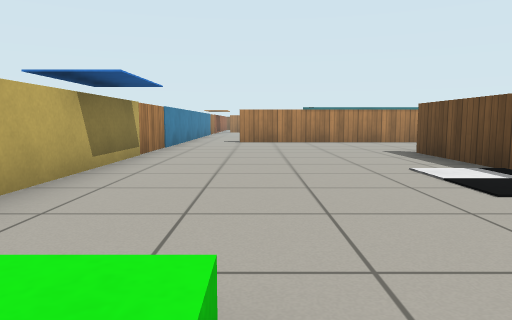
View 1 (above)

15 first-person views from a walk through a world built for the Gazebo simulator. The camera is 0.64 m above the floor, tilts 6° down and sees 70° across. Floor lines are 1 m apart. The floor is counted in squares, 1 m on a side. Each view is taken from the middle of a square. On the plan, view 1 faces up. The plan holds only what a view shows up to about 10 squares ahead; the rest is blank. Simple patterns stand in for the simulator's built-in surfaces.

View 2
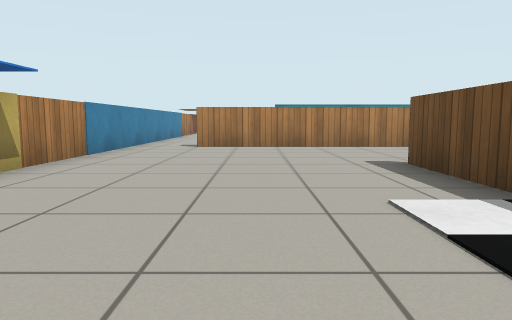

View 3
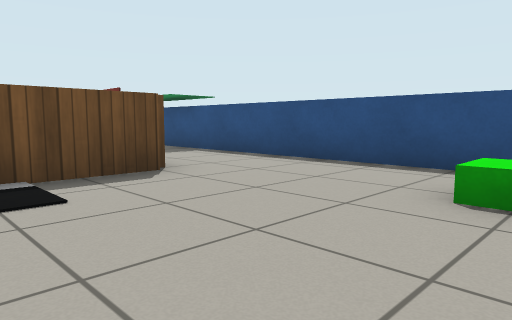

View 4
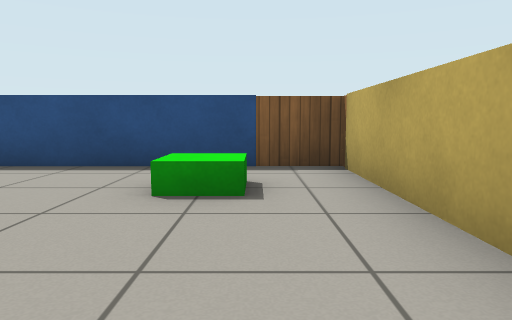

View 5
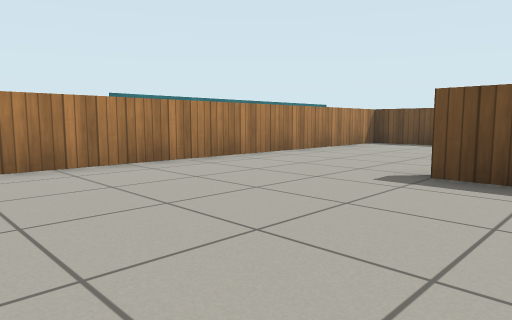

View 6
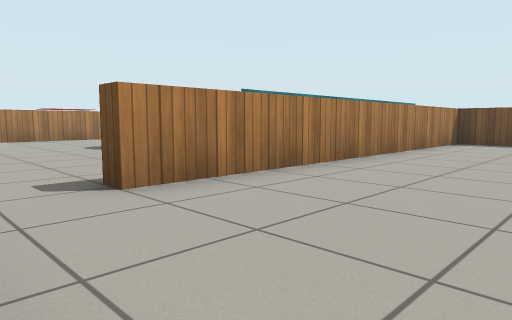

View 7
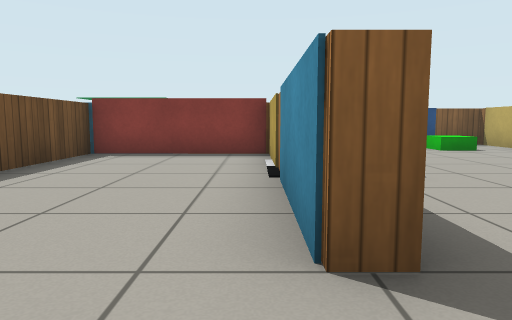

View 8
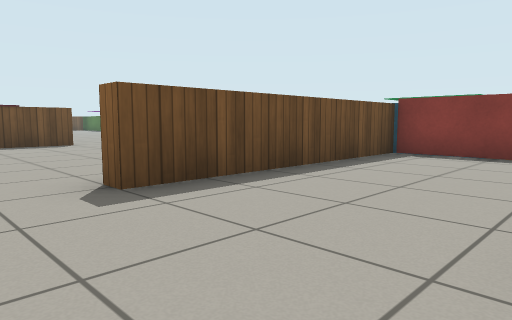

View 9
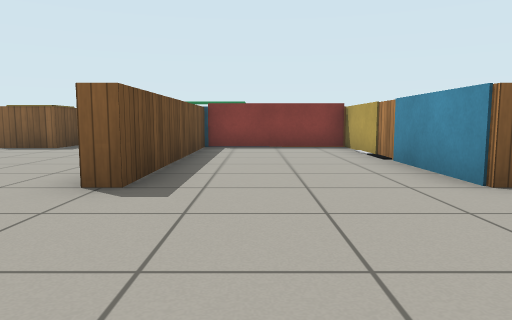

View 10
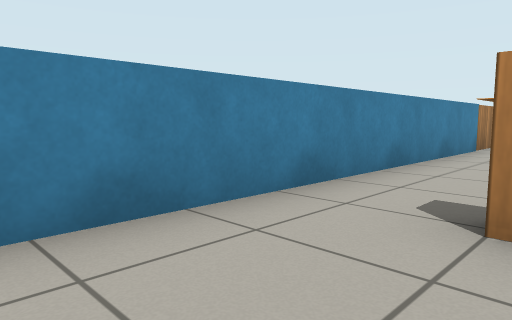

View 11
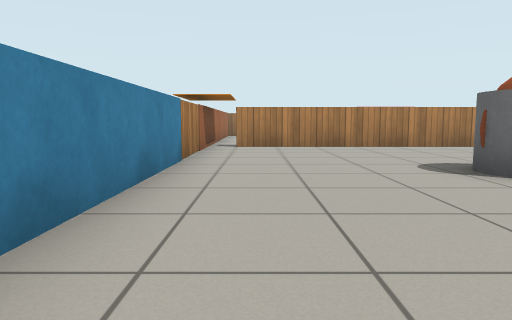

View 12
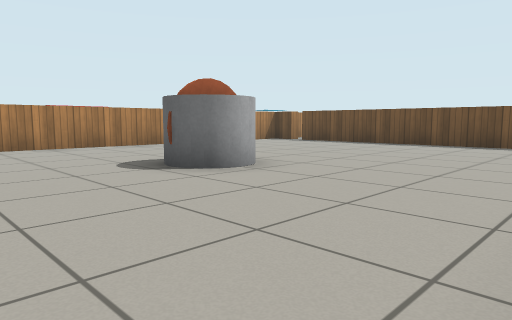

View 13
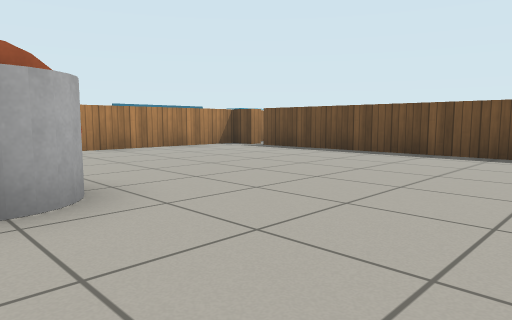

View 14
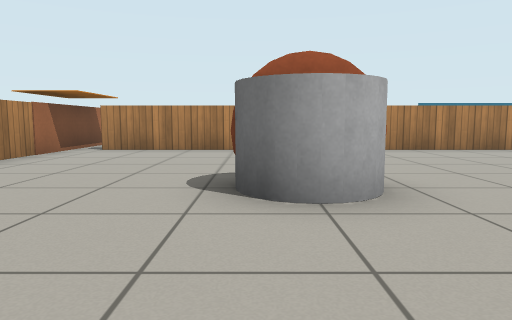

View 15
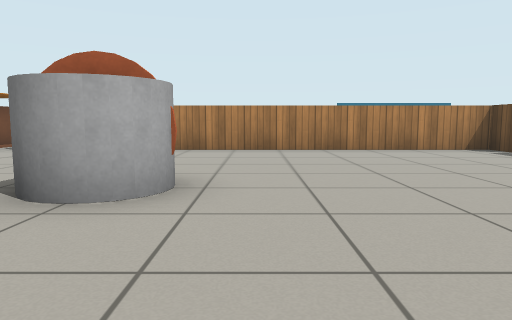

### Floor plan
Points are (right, up) in squares from view 1. A wall is a line through its corners. A room is listed if a view was taken in it or the views show most of it. See-through windows are left out.
Room 1 (views 1, 2, 3, 4, 5, 6, 7, 8, 9, 10)
walls: (-2.2, 4.5) (-2.2, -1.2) (6.5, -1.2); (3.3, 1.4) (3.3, 7.5) (3.7, 7.5) (3.7, 1.8) (7.3, 1.8) (7.3, 7.5) (7.8, 7.5); (-2.2, 11.6) (-2.2, 6.4); (7.5, 11.8) (1.5, 11.8); (9.3, 9.5) (9.3, 11); (9, 11.3) (-0.5, 11.3)
ways out: opening at (-1, 12) to room 2; opening at (8, 7.5)
objects: blue box (-3, 5) to (-2, 6); other object (-1, 0) to (0, 1); green box (7, -2) to (8, -1)
Room 2 (views 11, 12, 13, 14, 15)
walls: (-2.2, 20.5) (-2.2, 11.6); (-0.5, 11.3) (-0.5, 11.8); (9.3, 13.8) (9.3, 20); (9.3, 20.5) (9.3, 21.3) (-1.2, 21.3); (8.9, 22.1) (6, 22.1)
ways out: opening at (-1, 12) to room 1
objects: grey cylinder (2, 16) to (3, 17)

Positions as (right, up) in squares from view 1, and headings:
1: (0, 0), facing up
2: (1, 2), facing up
3: (-1, 4), facing down-right
4: (-1, 4), facing down
5: (-1, 6), facing up-right
6: (-2, 8), facing up-right
7: (4, 9), facing down
8: (4, 9), facing down-right
9: (6, 11), facing down
10: (0, 9), facing up-left
11: (-1, 12), facing up
12: (-1, 12), facing up-right
13: (2, 13), facing up-right
14: (2, 13), facing up
15: (4, 13), facing up
